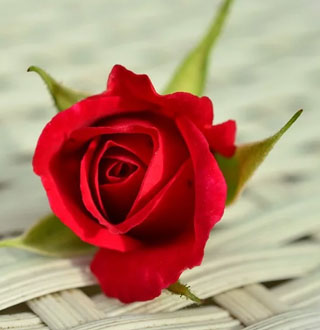
#> input picture 3-1/OpenCV/ch8/affine.jpg, 320 x 330 px
$ python ch8_17.py
#> lines starting #> are read from the running program, lines starting #| are printed output that depends on the picture
import numpy as np
import cv2

image = cv2.imread('affine.jpg', cv2.IMREAD_GRAYSCALE)
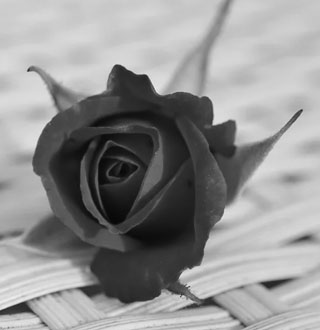
#> image: shape (330, 320); min 4, max 244, mean 145.5
if image is None: raise Exception("영상파일 읽기 에러")

h, w = image.shape
#> h = 330; w = 320

flip1 = np.float32([[1, 0, 0], [0, -1, h]])
#> flip1 = [[1, 0, 0], [0, -1, 330]]
flip2 = np.float32([[-1, 0, w], [0, 1, 0]])
#> flip2 = [[-1, 0, 320], [0, 1, 0]]
flip3 = np.float32([[-1, 0, w], [0, -1, h]])
#> flip3 = [[-1, 0, 320], [0, -1, 330]]

dst1 = cv2.warpAffine(image, flip1, (w, h))
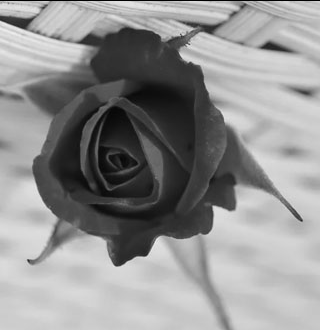
#> dst1: shape (330, 320); min 0, max 244, mean 144.9
dst2 = cv2.warpAffine(image, flip2, (w, h))
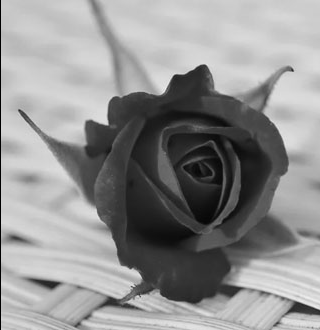
#> dst2: shape (330, 320); min 0, max 244, mean 144.9
dst3 = cv2.warpAffine(image, flip3, (w, h))
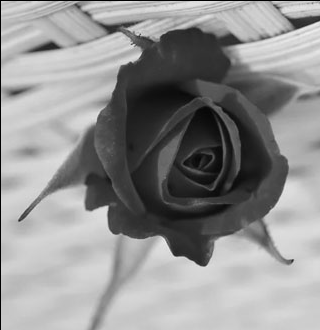
#> dst3: shape (330, 320); min 0, max 244, mean 144.3

cv2.imshow('image', image)
cv2.imshow('flip1', dst1)
cv2.imshow('flip2', dst2)
cv2.imshow('flip3', dst3)
cv2.waitKey(0)
cv2.destroyAllWindows()

$ run again, with 3-1/OpenCV/ch8/filter_sharpen.jpg copied over 3-1/OpenCV/ch8/affine.jpg
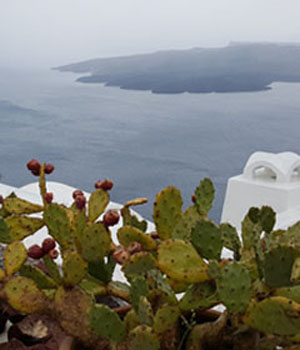
#> input picture 3-1/OpenCV/ch8/filter_sharpen.jpg, 300 x 350 px
#> `dst2 = cv2.warpAffine(image, flip2, (w, h))`:
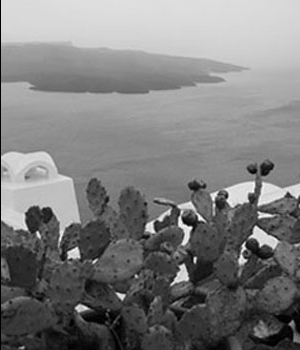
#> dst2: shape (350, 300); min 0, max 255, mean 125.8
#> `dst3 = cv2.warpAffine(image, flip3, (w, h))`:
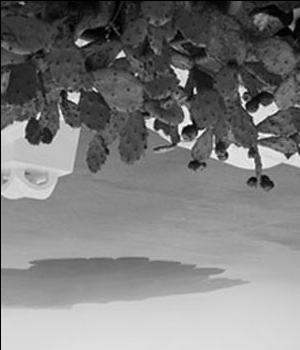
#> dst3: shape (350, 300); min 0, max 255, mean 125.1

$ run again, with 3-1/OpenCV/ch8/rotate.jpg copied over 3-1/OpenCV/ch8/affine.jpg
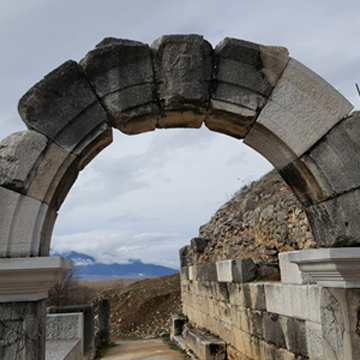
#> input picture 3-1/OpenCV/ch8/rotate.jpg, 360 x 360 px
#> `dst2 = cv2.warpAffine(image, flip2, (w, h))`:
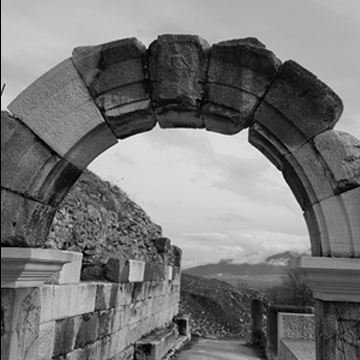
#> dst2: shape (360, 360); min 0, max 247, mean 119.4
#> `dst3 = cv2.warpAffine(image, flip3, (w, h))`:
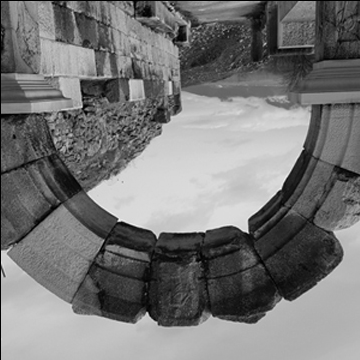
#> dst3: shape (360, 360); min 0, max 247, mean 118.9

$ run again, with 3-1/OpenCV/ch8/translate.jpg copied over 3-1/OpenCV/ch8/affine.jpg
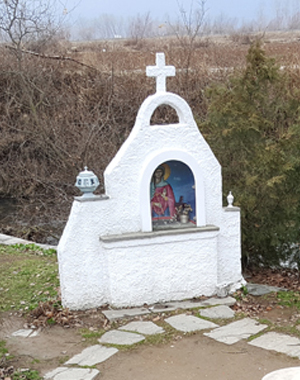
#> input picture 3-1/OpenCV/ch8/translate.jpg, 300 x 380 px
#> `dst2 = cv2.warpAffine(image, flip2, (w, h))`:
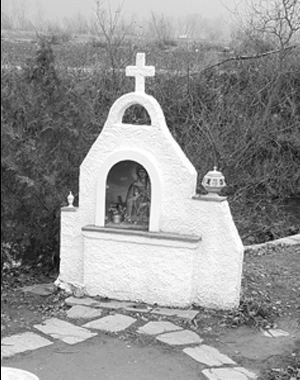
#> dst2: shape (380, 300); min 0, max 255, mean 146.9
#> `dst3 = cv2.warpAffine(image, flip3, (w, h))`:
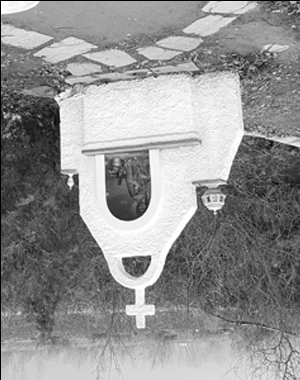
#> dst3: shape (380, 300); min 0, max 255, mean 146.3
